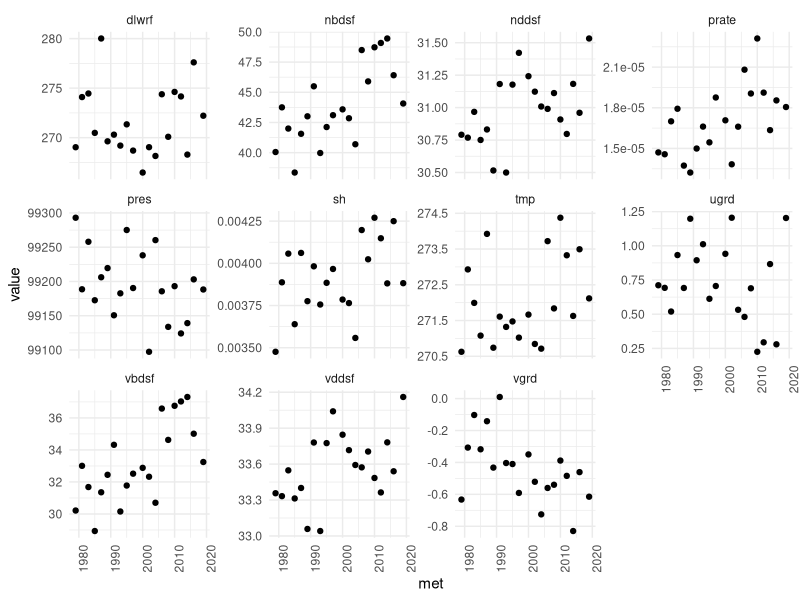
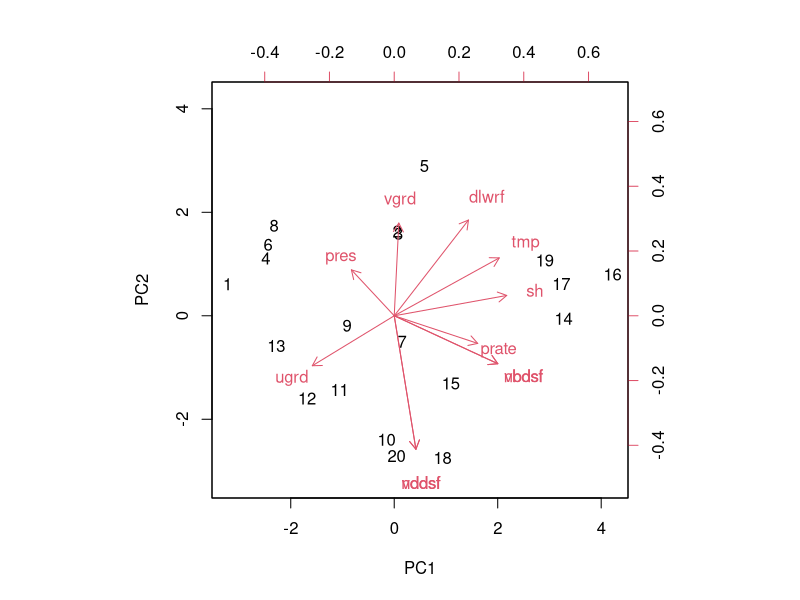
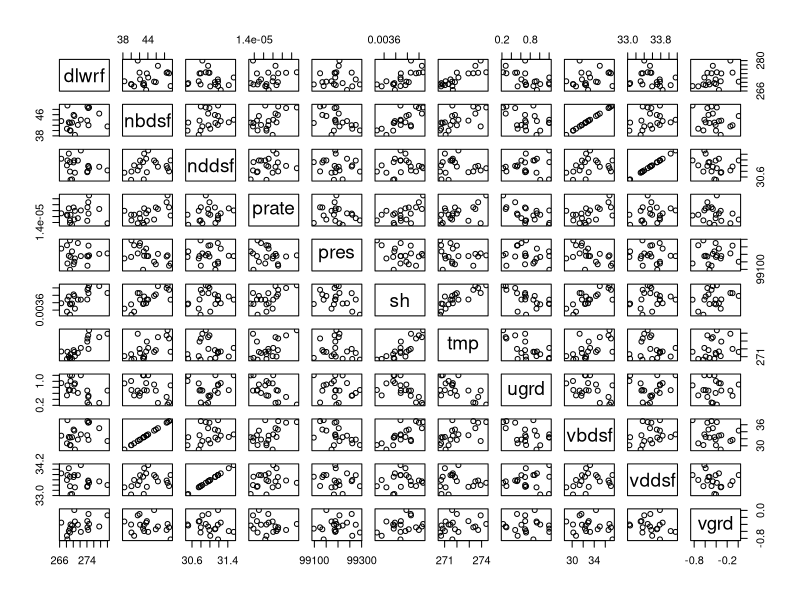
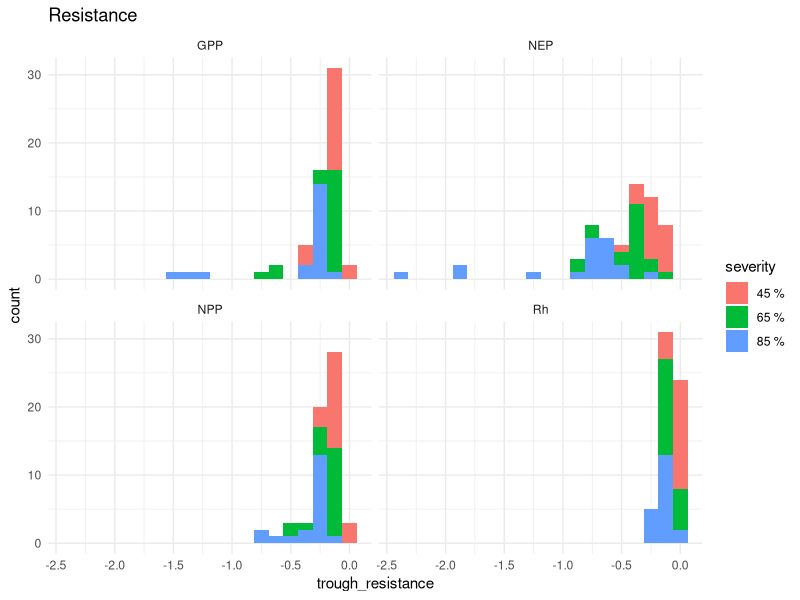
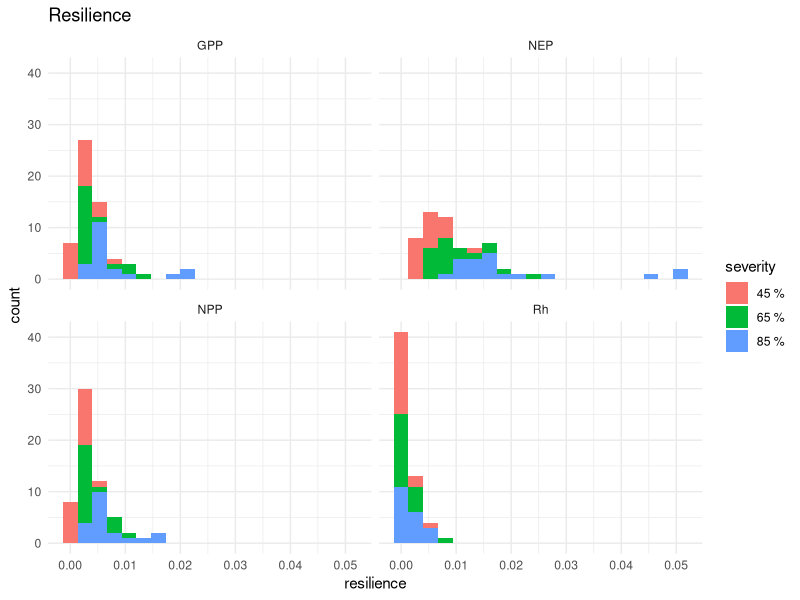
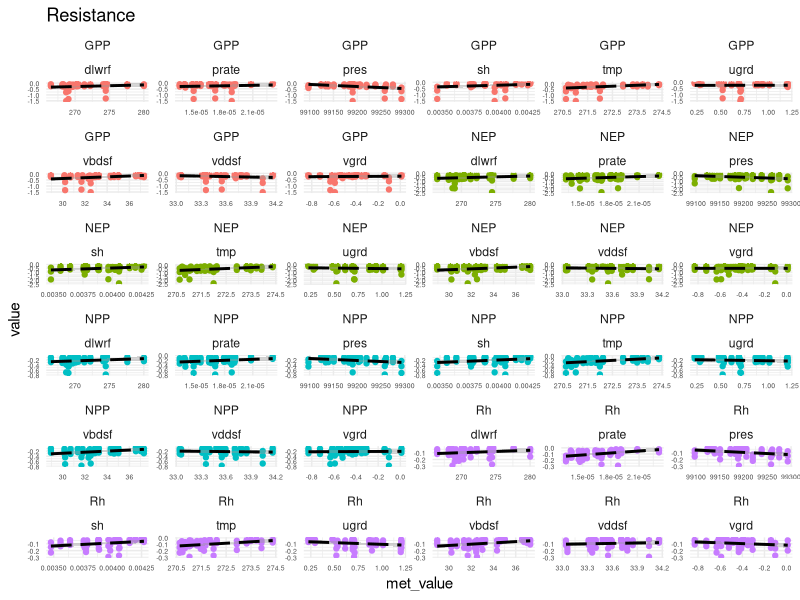
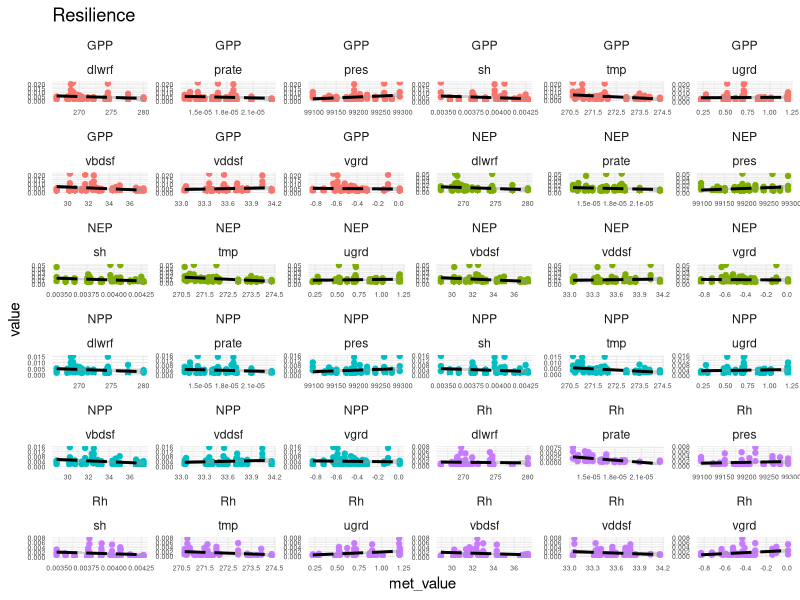

The R script that drew these images, in order: (Note: this script raises an error after producing the figures.)
## ---- chunk 1
knitr::opts_chunk$set(echo = TRUE)

set.seed(1234)

library(dplyr)

library(readr)
resistance <- read_csv("ED-outputs/results/metric/resistance_values.csv")
resilience <- read_csv("ED-outputs/results/metric/resilience_values.csv")
met <- read_csv("ED-outputs/results/constant_annual_met_data.csv")

resistance %>% 
  select(scn, variable, met, value = trough_resistance, severity) %>% 
  mutate(metric = "resistance") ->
  combined
resilience %>% 
  select(scn, variable, met, value = resilience, severity) %>% 
  mutate(metric = "resilience") %>% 
  bind_rows(combined) ->
  combined
## ---- chunk 2
met %>% 
  # hgt is constant; remove
  filter(variable != "hgt") %>%   
  group_by(met, variable) %>% 
  summarise(value = mean(value), .groups = "drop") ->
  met2

library(ggplot2)
theme_set(theme_minimal())
ggplot(met2, aes(met, value)) +
  geom_point() + 
  facet_wrap(~variable, scales = "free_y") +
  theme(axis.text.x = element_text(angle = 90))

library(tidyr)
met2_wide <- pivot_wider(met2, id_cols = "met", names_from = "variable")
pca_met <- prcomp(met2_wide[-1], scale. = TRUE)  # -1 removes met year column 
biplot(pca_met, scale = 0)
pairs(met2_wide[-1])
## ---- chunk 3
ggplot(resistance, aes(trough_resistance, fill = severity)) +
  geom_histogram(bins = 20) + 
  ggtitle("Resistance") +
  facet_wrap(~variable)

ggplot(resilience, aes(resilience, fill = severity)) +
  geom_histogram(bins = 20) + 
  ggtitle("Resilience") +
  facet_wrap(~variable)
## ---- chunk 4
# Build a combined met-metric dataset
combined %>% 
  select(metric, variable, met, value) %>% 
  # We see from the met analysis above that vbdsf and vddsf are highly
  # correlated with nbdsf and nddsf respectively; remove one pair
  left_join(select(met2_wide, -nbdsf, -nddsf), by = "met") ->
  metric_combined

resistance %>% 
  select(variable, met, trough_resistance) %>% 
  left_join(select(met2_wide, -nbdsf, -nddsf), by = "met") ->
  resist_combined

metric_combined %>% 
  pivot_longer(dlwrf:vgrd, values_to = "met_value") ->
  metric_comb_long

p_mm <- ggplot(filter(metric_comb_long, metric == "resistance"), 
            aes(met_value, value, color = variable)) +
  geom_point() + 
  geom_smooth(method = "lm", formula = y ~ x, color = "black", linetype = 5) +
  facet_wrap(~ variable + name, scales = "free") + 
  ggtitle("Resistance") +
  theme(legend.position = "none", axis.text = element_text(size = 5))
print(p_mm)
## ---- chunk 5
p_mm <- p_mm %+% filter(metric_comb_long, metric == "resilience")
print(p_mm + ggtitle("Resilience"))
## ---- chunk 6
# Fit a Random Forest for each variable (across all treatment severities)
# Note the r.f. functions don't play well with tibbles, so change to data frame
library(randomForest)
rc_all <- split(as.data.frame(metric_combined), ~ metric + variable)
rf_all <- lapply(rc_all, function(x) 
  # remove metric, variable, met columns and run RF
  randomForest(value ~ ., data = x[-1:-3], importance = TRUE)
)

# Importance metrics and partial plot data
import <- list()
partial <- list()
for(var in names(rf_all)) {
  mod <- rf_all[[var]]
  metric <- rc_all[[var]]$metric[1]
  variable <- rc_all[[var]]$variable[1]
  
  imp <- as.data.frame(importance(mod))
  imp$met_var <- rownames(imp)
  imp$metric <- metric
  imp$variable <- variable
  import[[var]] <- as_tibble(imp)
  
  impvar <- rownames(imp)[order(imp[, 1], decreasing = TRUE)]
  for (i in seq_along(impvar[1:3])) {
    pp <- partialPlot(mod, rc_all[[var]], impvar[i], plot = FALSE)
    partial[[paste(var, i)]] <- tibble(metric = metric,
                                       variable = variable,
                                       met_var = impvar[i],
                                       x = pp$x, y = pp$y)
  }
}

import <- bind_rows(import)
partial <- bind_rows(partial)
## ---- chunk 7
library(forcats)
f_imp_plot <- function(x) {
  ggplot(x, aes(fct_reorder(met_var, `%IncMSE`), `%IncMSE`)) + 
    geom_col() +
    coord_flip() +
    xlab("Met variable") +
    ggtitle(unique(x$variable))
}
lapply(split(filter(import, metric == "resistance"), ~ variable), f_imp_plot)

p_pdp <- ggplot(filter(partial, metric == "resistance"), 
                aes(x, y, color = variable)) + 
  geom_line() + 
  xlab("Met var value") + ylab("Resistance") +
  ggtitle("Partial dependence plot") +
  facet_grid(variable ~ met_var, scales = "free")
print(p_pdp)
## ---- chunk 8
# Re-do above plots but now for resilience
lapply(split(filter(import, metric == "resilience"), ~ variable), f_imp_plot)
p_pdp <- p_pdp %+% filter(partial, metric == "resilience")
print(p_pdp + ylab("Resilience"))
